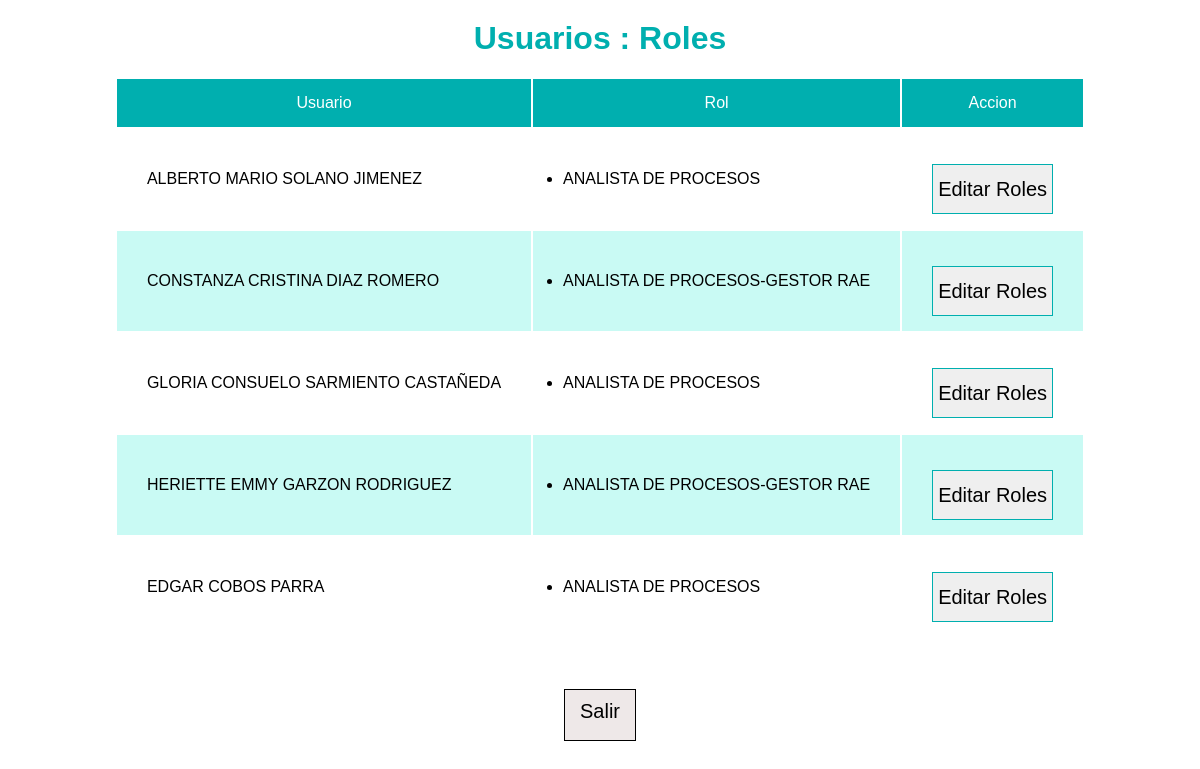
Page /usuarios_roles.php (signed in) on the committed database.
### tables this page shows
CREATE TABLE `usuario` (
  `id` int(10) NOT NULL,
  `nombre_usuario` varchar(200) NOT NULL,
  `usuario` varchar(100) NOT NULL,
  `pass` varchar(20) NOT NULL,
  `id_area` int(10) NOT NULL,
  `id_rol` int(10) NOT NULL,
  `jefe` tinyint(1) NOT NULL
);

CREATE TABLE `rol` (
  `id` int(10) NOT NULL,
  `nombre_rol` varchar(150) NOT NULL,
  `rol` varchar(150) NOT NULL,
  `id_area` int(10) NOT NULL
);

### usuarios_roles.php (the view, shortened to what this page needs)
<?php
	if (isset($_SESSION['login']) and isset($_SESSION['userid'])) {
		if ($_SESSION['login'] == "Ok") {
			include("conexion.php");
			$sql = "select u.id as idusuario, u.nombre_usuario, r.nombre_rol, r.id as idrol
					from usuario as u
					INNER JOIN rol as r ON u.id_rol = r.id
					where u.id_area = (select id_area from usuario where id = ".$_SESSION['userid'].")";
			$result = $conn->query($sql);
			if ($result->num_rows > 0) {
?>
<!DOCTYPE html>
<html>
	<head>
		<link rel="stylesheet" type="text/css" href="styles/style.css">
	</head>
	<body>
		<header>
			<h1>
				Usuarios : Roles
			</h1>
		</header>
		<section>
			<div class="tableUserRols">
				<table>
					<tr>
						<td>
							<span>
								Usuario
							</span>
						</td>
						<td>
							<span>
								Rol
							</span>
						</td>
						<td>
							<span>
								Accion
							</span>
						</td>
					</tr>
					<?php
						while ($row = $result->fetch_assoc()) {
				            echo '
				            	<tr>
									<td>
										<span>
											'.$row["nombre_usuario"].'
										</span>
									</td>
									<td>
										<span>
											<ul>
												<li>
													'.$row["nombre_rol"].'
												</li>
											</ul>
										</span>
									</td>
									<td>
										<form action="adminRol.php" method="post">
											<input type="hidden" name="idUserEdit" value="'.$row["idusuario"].'">
											<input type="hidden" name="nameUserEdit" value="'.$row["nombre_usuario"].'">
											<input type="hidden" name="rolUser" value="'.$row["idrol"].'">
											<input type="submit" name="editRol" id="editRol" value="Editar Roles">
										</form>
									</td>
								</tr>
				            ';
				        }
					?>
				</table>
				<a class="logout" href="logout.php">Salir</a>
			</div>
		</section>
	</body>
</html>
<?php
		    } else {
		        echo "El usuario y/o la contraseña no son validos";
		        header('Location: http://localhost/mt_roles/');
		    }
		}else{
			echo "La sesion ha caducado";
			header('Location: http://localhost/mt_roles/');
		}
	}else{
		echo "No ha iniciado sesion";
		header('Location: http://localhost/mt_roles/');
	}
?>

### styles/style.css (style rules this page uses)
* { font-family: arial, sans-serif; margin: 0; padding: 0; }
body { margin: 20px; text-align: center; }
h1 { color: #00AFAF; }
input[type="submit"], input[type="button"], a { cursor: pointer; font-size: 20px !important; height: 50px !important; margin-top: 20px; padding: 10px; }
.tableUserRols { display: block; margin: 20px auto; text-align: center; }
table { margin: 0 auto; text-align: left; }
table tr:nth-child(2n+1) { background: #C9FAF4; }
table tr:first-child { background: #00AFAF; color: #ffffff; text-align: center; }
table tr td { margin: 5px 0; padding: 15px 30px; }
#editRol { border: 1px solid #00AFAF; display: block; height: 30px; padding: 5px; width: 100%; }
a { background: #eee8e8; border: 1px solid #000000; color: #000000; text-decoration: none; }
.logout { display: block; margin: 0 auto; margin-top: 50px; max-width: 50px; max-height: 30px; }

### rows in the picture
usuario: nombre_usuario "ALBERTO MARIO SOLANO JIMENEZ", id_rol.nombre_rol "ANALISTA DE PROCESOS"
usuario: nombre_usuario "CONSTANZA CRISTINA DIAZ ROMERO", id_rol.nombre_rol "ANALISTA DE PROCESOS-GESTOR RAE"
usuario: nombre_usuario "GLORIA CONSUELO SARMIENTO CASTAÑEDA", id_rol.nombre_rol "ANALISTA DE PROCESOS"
usuario: nombre_usuario "HERIETTE EMMY GARZON RODRIGUEZ", id_rol.nombre_rol "ANALISTA DE PROCESOS-GESTOR RAE"
usuario: nombre_usuario "EDGAR COBOS PARRA", id_rol.nombre_rol "ANALISTA DE PROCESOS"
